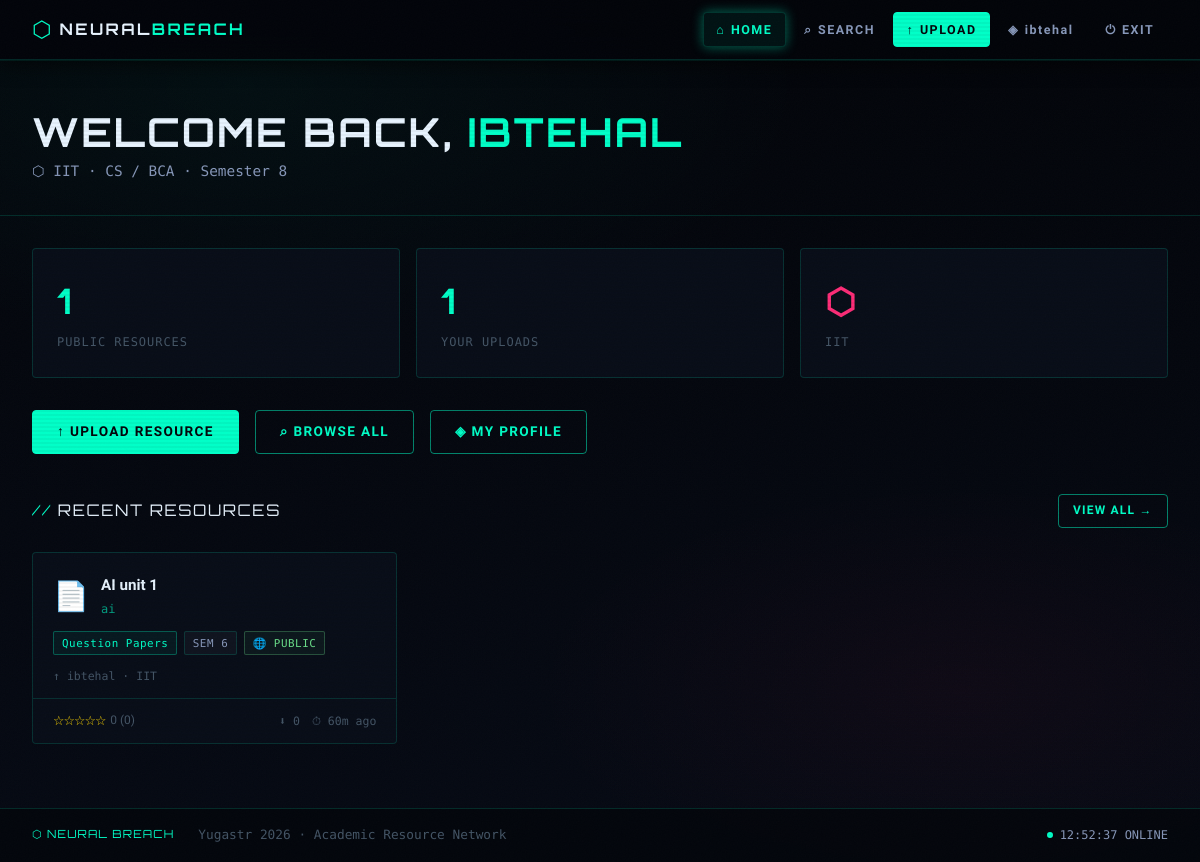
Page /home (signed in) on the committed database.
### tables this page shows
CREATE TABLE users (
            id INTEGER PRIMARY KEY AUTOINCREMENT,
            name TEXT NOT NULL,
            email TEXT UNIQUE NOT NULL,
            password_hash TEXT NOT NULL,
            college TEXT NOT NULL,
            branch TEXT NOT NULL,
            semester TEXT NOT NULL,
            bio TEXT DEFAULT '',
            profile_pic TEXT DEFAULT '',
            created_at TIMESTAMP DEFAULT CURRENT_TIMESTAMP
        );

CREATE TABLE resources (
            id INTEGER PRIMARY KEY AUTOINCREMENT,
            user_id INTEGER NOT NULL,
            title TEXT NOT NULL,
            subject TEXT NOT NULL,
            semester TEXT NOT NULL,
            resource_type TEXT NOT NULL,
            year_batch TEXT NOT NULL,
            description TEXT DEFAULT '',
            tags TEXT DEFAULT '',
            privacy TEXT DEFAULT 'public',
            college TEXT NOT NULL,
            filename TEXT NOT NULL,
            original_filename TEXT NOT NULL,
            file_size INTEGER DEFAULT 0,
            download_count INTEGER DEFAULT 0,
            created_at TIMESTAMP DEFAULT CURRENT_TIMESTAMP,
            FOREIGN KEY (user_id) REFERENCES users(id) ON DELETE CASCADE
        );

### app.py (the view)
@app.route('/home')
@login_required
def home():
    user = get_current_user()
    conn = get_db()
    resources = conn.execute("""
        SELECT r.*, u.name as uploader_name, u.college as uploader_college
        FROM resources r
        JOIN users u ON r.user_id = u.id
        WHERE r.privacy = 'public' OR r.college = ?
        ORDER BY r.created_at DESC LIMIT 12
    """, (user['college'],)).fetchall()
    result = []
    for res in resources:
        avg, cnt = get_resource_avg_rating(res['id'], conn)
        result.append(dict(res) | {'avg_rating': avg, 'review_count': cnt})
    stats = conn.execute("SELECT COUNT(*) as cnt FROM resources WHERE privacy='public'").fetchone()
    user_uploads = conn.execute("SELECT COUNT(*) as cnt FROM resources WHERE user_id=?", (user['id'],)).fetchone()
    conn.close()
    return render_template('home.html', user=user, resources=result,
                           public_count=stats['cnt'], user_uploads=user_uploads['cnt'])

### app.py (called while the page is built)
def get_db():
    conn = sqlite3.connect(DB_PATH)
    conn.row_factory = sqlite3.Row
    conn.execute("PRAGMA foreign_keys = ON")
    return conn

def login_required(f):
    @wraps(f)
    def decorated(*args, **kwargs):
        if 'user_id' not in session:
            flash('Please log in to continue.', 'warning')
            return redirect(url_for('login'))
        return f(*args, **kwargs)
    return decorated

def get_current_user():
    if 'user_id' not in session:
        return None
    conn = get_db()
    user = conn.execute("SELECT * FROM users WHERE id = ?", (session['user_id'],)).fetchone()
    conn.close()
    return user

def get_resource_avg_rating(resource_id, conn):
    row = conn.execute(
        "SELECT AVG(rating) as avg, COUNT(*) as cnt FROM reviews WHERE resource_id = ?",
        (resource_id,)
    ).fetchone()
    return round(row['avg'] or 0, 1), row['cnt']

@app.template_filter('timeago')
def timeago_filter(dt_str):
    if not dt_str:
        return ''
    try:
        dt = datetime.strptime(str(dt_str), '%Y-%m-%d %H:%M:%S')
        delta = datetime.now() - dt
        if delta.days > 365:
            return f"{delta.days // 365}y ago"
        elif delta.days > 30:
            return f"{delta.days // 30}mo ago"
        elif delta.days > 0:
            return f"{delta.days}d ago"
        elif delta.seconds > 3600:
            return f"{delta.seconds // 3600}h ago"
        elif delta.seconds > 60:
            return f"{delta.seconds // 60}m ago"
        return "just now"
    except:
        return str(dt_str)

@app.template_filter('file_icon')
def file_icon_filter(filename):
    ext = filename.rsplit('.', 1)[-1].lower() if '.' in filename else ''
    icons = {
        'pdf': '📄', 'docx': '📝', 'doc': '📝',
        'ppt': '📊', 'pptx': '📊', 'txt': '📃',
        'png': '🖼️', 'jpg': '🖼️', 'jpeg': '🖼️',
        'zip': '📦'
    }
    return icons.get(ext, '📁')

### templates/home.html (shortened to what this page needs)
{% extends "base.html" %}
{% block content %}
<div class="page-header">
  <div class="container" style="padding:0">
    <h1 class="fade-up">WELCOME BACK, <span>{{ user.name.upper() }}</span></h1>
    <p class="page-subtitle fade-up delay-1">⬡ {{ user.college }} · {{ user.branch }} · Semester {{ user.semester }}</p>
  </div>
</div>
<div class="container">
  <div class="dashboard-grid fade-up delay-1">
    <div class="card stat-card">
      <div class="stat-card-val">{{ public_count }}</div>
      <div class="stat-card-label">PUBLIC RESOURCES</div>
    </div>
    <div class="card stat-card">
      <div class="stat-card-val">{{ user_uploads }}</div>
      <div class="stat-card-label">YOUR UPLOADS</div>
    </div>
    <div class="card stat-card">
      <div class="stat-card-val" style="color:var(--magenta)">⬡</div>
      <div class="stat-card-label">{{ user.college[:20] }}</div>
    </div>
  </div>
  <div style="display:flex; gap:1rem; margin-bottom:2.5rem;" class="fade-up delay-2">
    <a href="{{ url_for('upload') }}" class="btn btn-primary">↑ UPLOAD RESOURCE</a>
    <a href="{{ url_for('search') }}" class="btn btn-outline">⌕ BROWSE ALL</a>
    <a href="{{ url_for('profile') }}" class="btn btn-outline">◈ MY PROFILE</a>
  </div>
  <div class="section-header fade-up">
    <span class="section-title">RECENT RESOURCES</span>
    <a href="{{ url_for('search') }}" class="btn btn-sm btn-outline">VIEW ALL →</a>
  </div>
  {% if resources %}
  <div class="resource-grid fade-up delay-1">
    {% for res in resources %}
    <div class="card resource-card">
      <a href="{{ url_for('resource_detail', resource_id=res.id) }}">
        <div class="rc-header">
          <span class="rc-icon">{{ res.original_filename | file_icon }}</span>
          <div class="rc-info">
            <div class="rc-title" title="{{ res.title }}">{{ res.title }}</div>
            <div class="rc-subject">{{ res.subject }}</div>
          </div>
        </div>
        <div class="rc-body">
          <div class="rc-meta">
            <span class="tag tag-type">{{ res.resource_type }}</span>
            <span class="tag tag-sem">SEM {{ res.semester }}</span>
            {% if res.privacy == 'private' %}
            <span class="tag tag-priv">🔒 PRIVATE</span>
            {% else %}
            <span class="tag tag-pub">🌐 PUBLIC</span>
            {% endif %}
          </div>
          <div class="rc-uploader">↑ {{ res.uploader_name }} · {{ res.uploader_college[:20] }}</div>
        </div>
        <div class="rc-footer">
          <div class="rc-rating">
            <span class="stars">{% for i in range(5) %}{% if i < res.avg_rating|int %}★{% else %}☆{% endif %}{% endfor %}</span>
            <span style="font-size:0.75rem; color:var(--text-dim)">{{ res.avg_rating }} ({{ res.review_count }})</span>
          </div>
          <div class="rc-stats">
            <span>⬇ {{ res.download_count }}</span>
            <span>⏱ {{ res.created_at | timeago }}</span>
          </div>
        </div>
      </a>
    </div>
    {% endfor %}
  </div>
  {% else %}
  <div class="card no-results fade-up">
    <span class="no-results-icon">⬡</span>
    <p>No resources yet. Be the first to upload!</p>
    <a href="{{ url_for('upload') }}" class="btn btn-primary" style="margin-top:1rem;">↑ Upload Now</a>
  </div>
  {% endif %}
</div>
{% endblock %}

### templates/base.html (shortened to what this page needs)
<!DOCTYPE html>
<html lang="en">
<head>
  <link rel="stylesheet" href="{{ url_for('static', filename='css/main.css') }}">
</head>
<body>
  <div class="scanline"></div>
  <div class="noise"></div>
  {% if session.user_id %}
  <nav class="navbar">
    <a href="{{ url_for('home') }}" class="nav-brand">
      <span class="brand-icon">⬡</span>
      <span class="brand-text">NEURAL<span class="brand-accent">BREACH</span></span>
    </a>
    <div class="nav-links">
      <a href="{{ url_for('home') }}" class="nav-link {% if request.endpoint == 'home' %}active{% endif %}">
        <span class="nav-icon">⌂</span> HOME
      </a>
      <a href="{{ url_for('search') }}" class="nav-link {% if request.endpoint == 'search' %}active{% endif %}">
        <span class="nav-icon">⌕</span> SEARCH
      </a>
      <a href="{{ url_for('upload') }}" class="nav-link nav-upload {% if request.endpoint == 'upload' %}active{% endif %}">
        <span class="nav-icon">↑</span> UPLOAD
      </a>
      <a href="{{ url_for('profile') }}" class="nav-link {% if request.endpoint == 'profile' %}active{% endif %}">
        <span class="nav-icon">◈</span> {{ session.user_name[:10] }}
      </a>
      <a href="{{ url_for('logout') }}" class="nav-link nav-logout">
        <span class="nav-icon">⏻</span> EXIT
      </a>
    </div>
  </nav>
  {% endif %}
  <main class="main-content">
    {% block content %}{% endblock %}
  </main>
  <footer class="footer">
    <div class="footer-inner">
      <span class="footer-brand">⬡ NEURAL BREACH</span>
      <span class="footer-text">Yugastr 2026 · Academic Resource Network</span>
      <span class="footer-status"> SYSTEM ONLINE</span>
    </div>
  </footer>
</body>
</html>

### rows in the picture
users: name "ibtehal", name "IBTEHAL", college "IIT", branch "CS / BCA", semester "8"
resources: original_filename|file_icon "📄", title "AI unit 1", subject "ai", resource_type "Question Papers", semester "6", privacy "🌐 PUBLIC", uploader_name "ibtehal", college "IIT", avg_rating "0", review_count "0", download_count "0", created_at "60m ago"

### other values in the picture
{{ public_count }} "1"
{{ user_uploads }} "1"
